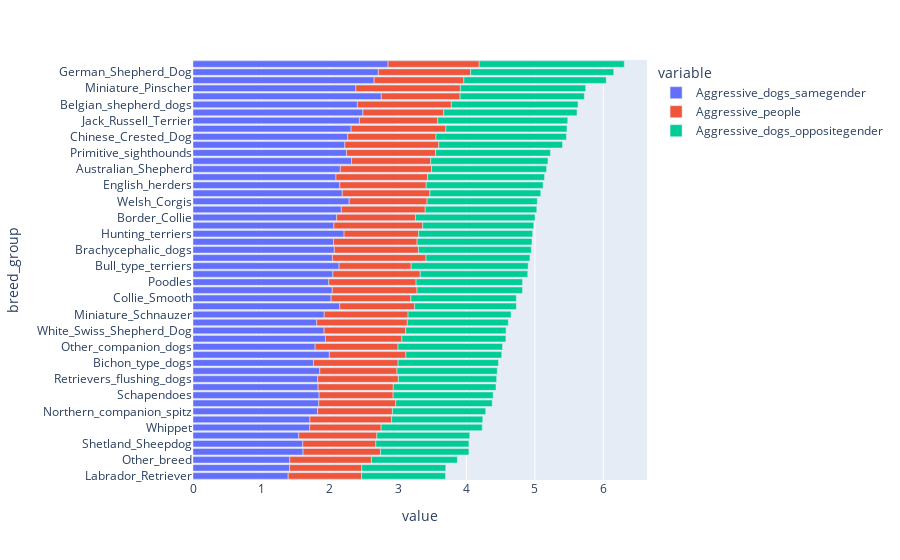

Notebook code for this chart:
### Code cell
aggressive_columns = ['Aggressive_dogs_samegender', 'Aggressive_people', 'Aggressive_dogs_oppositegender', 'aggressiveness_dominance_score']

means = dogs.groupby('breed_group')[aggressive_columns].mean().reset_index()
means['Aggressive_columns_sum'] = means[aggressive_columns[0]] + means[aggressive_columns[1]] + means[aggressive_columns[2]]
means.sort_values(by='Aggressive_columns_sum', inplace=True)
fig = px.bar(means, y='breed_group', x=aggressive_columns[:-1])

fig.show()

### Figure 1 — Plotly figure (JSON) as saved in the notebook; plotly's stock layout.template omitted (floating-point values rounded to 4 significant figures)
{"data": [{"hovertemplate": "variable=Aggressive_dogs_samegender<br>value=%{x}<br>breed_group=%{y}<extra></extra>", "legendgroup": "Aggressive_dogs_samegender", "marker": {"color": "#636efa", "pattern": {"shape": ""}}, "name": "Aggressive_dogs_samegender", "orientation": "h", "showlegend": true, "textposition": "auto", "type": "bar", "x": [1.392, 1.412, 1.417, 1.609, 1.606, 1.547, 1.708, 1.71, 1.823, 1.839, 1.844, 1.829, 1.824, 1.854, 1.762, 1.994, 1.786, 1.938, 1.918, 1.81, 1.919, 2.147, 2.02, 2.037, 1.986, 2.046, 2.137, 2.039, 2.066, 2.054, 2.21, 2.061, 2.1, 2.169, 2.285, 2.183, 2.147, 2.091, 2.155, 2.319, 2.246, 2.22, 2.262, 2.312, 2.434, 2.484, 2.404, 2.754, 2.382, 2.649, 2.711, 2.854], "xaxis": "x", "y": ["Labrador_Retriever", "Golden_Retriever", "Other_breed", "Bernese_Mountain_Dogs", "Shetland_Sheepdog", "Scenthounds", "Whippet", "Collie_Rough", "Northern_companion_spitz", "Pointers", "Schapendoes", "European_sighthounds", "Retrievers_flushing_dogs", "Mastiff_type_dogs", "Bichon_type_dogs", "Sled_dogs", "Other_companion_dogs", "Nova_Scotia_Duck_Tolling_Retriever", "White_Swiss_Shepherd_Dog", "Lagotto_Romagnolo_Romagna_Water_Dog", "Miniature_Schnauzer", "Finnish_Lapphund", "Collie_Smooth", "Dachshunds", "Poodles", "German_spitz_related", "Bull_type_terriers", "Pinschers_Schnauzers", "Brachycephalic_dogs", "Teacup_dogs", "Hunting_terriers", "Spanish_Water_Dog", "Border_Collie", "Yard_terriers", "Welsh_Corgis", "Middle_European_utility_dogs", "English_herders", "Livestock_guardian_dogs", "Australian_Shepherd", "Northern_hunting_spitz", "Primitive_sighthounds", "Mixed_breed", "Chinese_Crested_Dog", "Middle_European_herders", "Jack_Russell_Terrier", "Japanese_Asian_primitive", "Belgian_shepherd_dogs", "Lapponian_Herder", "Miniature_Pinscher", "Parson_type_terriers", "German_Shepherd_Dog", "Fighting_dogs"], "yaxis": "y"}, {"hovertemplate": "variable=Aggressive_people<br>value=%{x}<br>breed_group=%{y}<extra></extra>", "legendgroup": "Aggressive_people", "marker": {"color": "#EF553B", "pattern": {"shape": ""}}, "name": "Aggressive_people", "orientation": "h", "showlegend": true, "textposition": "auto", "type": "bar", "x": [1.072, 1.057, 1.193, 1.132, 1.068, 1.142, 1.043, 1.194, 1.094, 1.125, 1.083, 1.1, 1.179, 1.129, 1.238, 1.119, 1.212, 1.117, 1.193, 1.324, 1.226, 1.094, 1.166, 1.24, 1.277, 1.277, 1.054, 1.369, 1.231, 1.223, 1.089, 1.298, 1.154, 1.227, 1.138, 1.282, 1.263, 1.34, 1.333, 1.157, 1.302, 1.374, 1.291, 1.387, 1.145, 1.182, 1.374, 1.153, 1.528, 1.312, 1.349, 1.331], "xaxis": "x", "y": ["Labrador_Retriever", "Golden_Retriever", "Other_breed", "Bernese_Mountain_Dogs", "Shetland_Sheepdog", "Scenthounds", "Whippet", "Collie_Rough", "Northern_companion_spitz", "Pointers", "Schapendoes", "European_sighthounds", "Retrievers_flushing_dogs", "Mastiff_type_dogs", "Bichon_type_dogs", "Sled_dogs", "Other_companion_dogs", "Nova_Scotia_Duck_Tolling_Retriever", "White_Swiss_Shepherd_Dog", "Lagotto_Romagnolo_Romagna_Water_Dog", "Miniature_Schnauzer", "Finnish_Lapphund", "Collie_Smooth", "Dachshunds", "Poodles", "German_spitz_related", "Bull_type_terriers", "Pinschers_Schnauzers", "Brachycephalic_dogs", "Teacup_dogs", "Hunting_terriers", "Spanish_Water_Dog", "Border_Collie", "Yard_terriers", "Welsh_Corgis", "Middle_European_utility_dogs", "English_herders", "Livestock_guardian_dogs", "Australian_Shepherd", "Northern_hunting_spitz", "Primitive_sighthounds", "Mixed_breed", "Chinese_Crested_Dog", "Middle_European_herders", "Jack_Russell_Terrier", "Japanese_Asian_primitive", "Belgian_shepherd_dogs", "Lapponian_Herder", "Miniature_Pinscher", "Parson_type_terriers", "German_Shepherd_Dog", "Fighting_dogs"], "yaxis": "y"}, {"hovertemplate": "variable=Aggressive_dogs_oppositegender<br>value=%{x}<br>breed_group=%{y}<extra></extra>", "legendgroup": "Aggressive_dogs_oppositegender", "marker": {"color": "#00cc96", "pattern": {"shape": ""}}, "name": "Aggressive_dogs_oppositegender", "orientation": "h", "showlegend": true, "textposition": "auto", "type": "bar", "x": [1.228, 1.227, 1.257, 1.293, 1.361, 1.358, 1.478, 1.333, 1.365, 1.411, 1.463, 1.502, 1.438, 1.467, 1.469, 1.401, 1.528, 1.521, 1.467, 1.477, 1.505, 1.488, 1.543, 1.542, 1.557, 1.572, 1.71, 1.519, 1.65, 1.68, 1.668, 1.623, 1.748, 1.631, 1.612, 1.62, 1.71, 1.71, 1.683, 1.715, 1.68, 1.809, 1.908, 1.77, 1.901, 1.949, 1.852, 1.817, 1.833, 2.082, 2.093, 2.122], "xaxis": "x", "y": ["Labrador_Retriever", "Golden_Retriever", "Other_breed", "Bernese_Mountain_Dogs", "Shetland_Sheepdog", "Scenthounds", "Whippet", "Collie_Rough", "Northern_companion_spitz", "Pointers", "Schapendoes", "European_sighthounds", "Retrievers_flushing_dogs", "Mastiff_type_dogs", "Bichon_type_dogs", "Sled_dogs", "Other_companion_dogs", "Nova_Scotia_Duck_Tolling_Retriever", "White_Swiss_Shepherd_Dog", "Lagotto_Romagnolo_Romagna_Water_Dog", "Miniature_Schnauzer", "Finnish_Lapphund", "Collie_Smooth", "Dachshunds", "Poodles", "German_spitz_related", "Bull_type_terriers", "Pinschers_Schnauzers", "Brachycephalic_dogs", "Teacup_dogs", "Hunting_terriers", "Spanish_Water_Dog", "Border_Collie", "Yard_terriers", "Welsh_Corgis", "Middle_European_utility_dogs", "English_herders", "Livestock_guardian_dogs", "Australian_Shepherd", "Northern_hunting_spitz", "Primitive_sighthounds", "Mixed_breed", "Chinese_Crested_Dog", "Middle_European_herders", "Jack_Russell_Terrier", "Japanese_Asian_primitive", "Belgian_shepherd_dogs", "Lapponian_Herder", "Miniature_Pinscher", "Parson_type_terriers", "German_Shepherd_Dog", "Fighting_dogs"], "yaxis": "y"}], "layout": {"barmode": "relative", "legend": {"title": {"text": "variable"}, "tracegroupgap": 0}, "margin": {"t": 60}, "xaxis": {"anchor": "y", "domain": [0, 1], "title": {"text": "value"}}, "yaxis": {"anchor": "x", "domain": [0, 1], "title": {"text": "breed_group"}}}}
